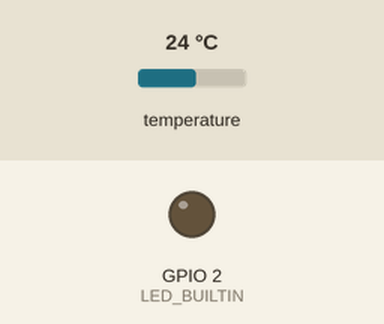
The sketch below on a simulated ESP8266 (NodeMCU). Shown: output pins drawn as LEDs (lit = HIGH, except the on-board LED, lit = LOW). Wiring (inferred from the names in the program): LM75 temperature sensor at I2C address 0x4F. The inputs (shaded band) are chosen by the test bench; at power-on: temperature 24 °C. WiFi joins after 1.5 s; servers stay silent unless stated; no MQTT or app messages arrive unless stated; what the sketch prints to the serial monitor is not drawn.

Above: at 8.2 s.
At 15.02 s:
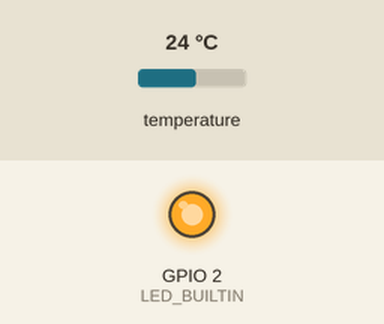
Timing chart, 0 to 21.1 s (numbered marks = the images above):
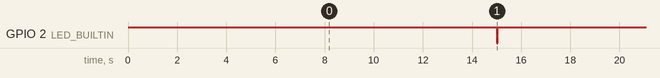

Measured:
- by itself, GPIO 2 (LED_BUILTIN): alternates HIGH for 15.0 s and LOW for 0.05 s

The sketch:

thermometre.ino
```cpp
// MQTT with temperature sensor
// I2C with LM75A
// LM75 pin 5 SDA
// LM74 pin 4 SCL
// LM75 has pins A0=A1=A2=GND, WP=GND, write enabled

// SDA, SCL
// ESP-01   0,2
// ESP01 1,3 RX(SDA) TX(SCL) GPIO2 (I2C power)

// ESP-12 default to pins 4(SDA) and 5(SCL).
// KLUDGE : ESP-12 inverted pins 5(SDA) and 4(SCL).
// Pullups de 4.7k

#include <ESP8266WiFi.h>
#include <PubSubClient.h>
#include <Wire.h>

// #define DEBUG(CODE) CODE
// #define RELEASE(CODE) /* empty */

#define DEBUG(CODE)  /* empty */
#define RELEASE(CODE) CODE

#define PRINT(MESSAGE) DEBUG(Serial.print(MESSAGE))
#define PRINTLN(MESSAGE) DEBUG(Serial.println(MESSAGE))
#define PRINT_VAR(VARIABLE) PRINT(#VARIABLE);PRINTLN(VARIABLE)

// parameters
const int i2cPort = 0x4F;
const long msgPeriod = 60000;
const long ledOnTime = 50;
const long ledOffTime = 15000;
#define wifi_ssid "ssid e" // to change
#define wifi_password "password" // to change
#define mqtt_server "myServer" // to change serverName simple
#define MQTT_PORT 1883
#define mqtt_user "compteBroker"  //s'il a été configuré sur Mosquitto
#define mqtt_password "duCompte" //idem

#define temperature_topic "temperature"  //Topic température
#define minute_topic "temperature_min"        //Topic minute

class LM75A {
  public:
    LM75A( uint8_t devI2CAddress );
    void init( void );
    float get_temp( void );
  private:
    uint8_t my_dev_addr;
};

LM75A::LM75A( uint8_t passed_i2c_addr )
{
  my_dev_addr = passed_i2c_addr;
}

void
LM75A::init( void )
{
  Wire.beginTransmission(i2cPort);  // transmit to device
  Wire.write(1);          // set Conf pointer
  Wire.write(4);          // default configuration + LOW when hot
  // Wire.write(0);         // default configuration + HIGH when hot
  Wire.endTransmission();   // stop transmitting
}

float
LM75A::get_temp( void )
{
  float temp;         // var contains tempdata for easy reading by human beings ;)
  Wire.beginTransmission(i2cPort);
  Wire.write(0x00);  // 0 = 'temperature register' and this implies that we expect 2 bytes (msb, lsb) in return to our request
  Wire.endTransmission();

  Wire.requestFrom((uint8_t)i2cPort, (uint8_t)2);  // read 2 bytes
  int w = 100;
  while ((Wire.available() < 2) && (0 < w--)) {
    //Serial.print(".");
  }  // note the null loop!

  word regdata = (Wire.read() << 8) | Wire.read();
  temp = ((float)(((int16_t)regdata) >> 5)) / 8;
  return temp;
}
bool led;

double temperature;
LM75A lm75a(i2cPort);

//Buffer qui permet de décoder les messages MQTT reçus
char message_buff[100];

long lastMsg = 0;   //Horodatage du dernier message publié sur MQTT
long lastLed = 0;   //Horodatage de la led
int cp = 0;

//Création des objets
WiFiClient espClient;
PubSubClient client(espClient);

void setup() {
  Serial.begin(115200);
  pinMode(2, OUTPUT);
  digitalWrite(2, HIGH);
  pinMode(LED_BUILTIN, OUTPUT);
  setup_wifi();           //On se connecte au réseau wifi
  client.setServer(mqtt_server, MQTT_PORT);    //Configuration de la connexion au serveur MQTT
  //   client.setCallback(callback);  //La fonction de callback qui est executée à chaque réception de message
  Wire.begin(5, 4); // on ESP-12
  lm75a.init();
}

//Connexion au réseau WiFi
void setup_wifi() {
  delay(10);
  WiFi.mode(WIFI_STA);
  WiFi.begin(wifi_ssid, wifi_password);
  while (WiFi.status() != WL_CONNECTED) {
    delay(500);
    Serial.print(".");
  }
}

//Reconnexion
void reconnect() {
  if (!client.connected()) {
    PRINTLN("Connexion au serveur MQTT...");
  //  client.connect("ESP8266Client", mqtt_user, mqtt_password);
    client.connect("ESP8266Client");
  }
}

void loop() {
  client.loop();
  long now = millis();
  if (now - lastMsg > msgPeriod) { // set to 3 seconds if (!client.connected()) {
    reconnect();
    lastMsg = now;
    temperature = lm75a.get_temp();
    Serial.print("temperature : ");
    Serial.println(temperature);
    // float h = cp++;
    long h = now / 60000;
    client.publish(temperature_topic, String(temperature).c_str(), true);   // Publie la température sur le topic temperature_topic
    client.publish(minute_topic, String(h).c_str(), true);      // Et la minute
  }
  if (led) {
    if (now - lastLed > ledOnTime) {
      lastLed = now;
      led = false;
      digitalWrite(LED_BUILTIN, true);
    }
  } else {
    if (now - lastLed > ledOffTime) {
      lastLed = now;
      led = true;
      digitalWrite(LED_BUILTIN, false);
    }
  }
}
```
